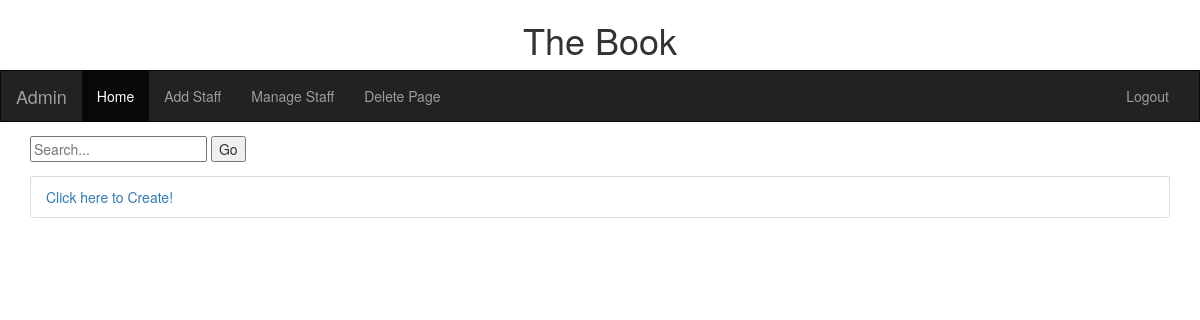
Page / (signed in) on the earlier database version.
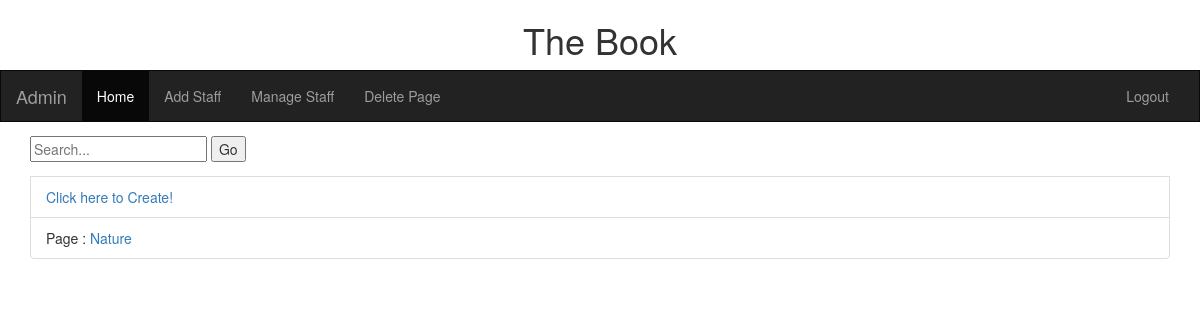
Same page on the later database version.
### BookApp/models.py (models this page shows, shortened)
class Topic(models.Model):
    topic_id = models.AutoField(primary_key=True)
    title = models.CharField(max_length=100, unique=True)
    content = models.TextField()
    image = models.FileField(null=True, blank=True, default="default.jpeg")
    updated = models.DateTimeField(auto_now=True, auto_now_add=False)
    timestamp = models.DateTimeField(auto_now=False, auto_now_add=True)
    min_accessing_level = models.IntegerField()

### BookApp/views.py (the view)
# urls.py: url(r'^$', views.index, name="index"),
@login_required
def index(request):
    context = Topic.objects.all().values('title')
    return render(request, "Book/index.html", {"title_list":context})

### BookApp/templates/Book/index.html
{% extends "Book/base.html"%}
{%block content%}
<div>
    <div class="container" style="margin-top:1em;">
        <div class="row">
            <div class="col-xs-12">
                <ul class="list-group">
                    <li>
                        <form method="POST" action="{% url 'search'%}">{% csrf_token %}
                            <input type="text" name="title" class="title" id="title" autocomplete="on" placeholder="Search..." />
                            <input type="submit" value="Go">
                        </form>
                    </li>
                    <li class="list-group-item"><a href="{% url 'create-page' %}">Click here to Create!</a> </li>
                    {%for item in title_list%}
                    <li class="list-group-item">Page : <a href="{% url 'view-page' topic_name=item.title %}" >{{item.title}}</a> </li>
                    {%endfor%}
                </ul>
            </div>
        </div>
    </div>
</div>
{% endblock%}

Differences in the rows shown:
added Topic: title "Nature"
